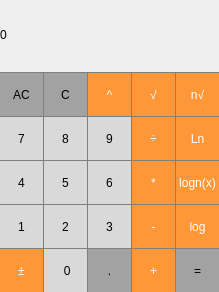
<?xml version="1.0" encoding="UTF-8"?>
<ui version="4.0">
 <class>MainWindow</class>
 <widget class="QMainWindow" name="MainWindow">
  <property name="geometry">
   <rect>
    <x>0</x>
    <y>0</y>
    <width>219</width>
    <height>292</height>
   </rect>
  </property>
  <property name="sizePolicy">
   <sizepolicy hsizetype="Preferred" vsizetype="Preferred">
    <horstretch>175</horstretch>
    <verstretch>31</verstretch>
   </sizepolicy>
  </property>
  <property name="minimumSize">
   <size>
    <width>219</width>
    <height>292</height>
   </size>
  </property>
  <property name="maximumSize">
   <size>
    <width>219</width>
    <height>292</height>
   </size>
  </property>
  <property name="windowTitle">
   <string>MainWindow</string>
  </property>
  <widget class="QWidget" name="centralWidget">
   <widget class="QLabel" name="result_window">
    <property name="geometry">
     <rect>
      <x>0</x>
      <y>0</y>
      <width>219</width>
      <height>70</height>
     </rect>
    </property>
    <property name="styleSheet">
     <string notr="true">QLabel {
  qproperty-alignment: 'AlignVCenter | AlignRight';
  border-bottom: 1px solid gray;
	font: 12pt &quot;MS Shell Dlg 2&quot;;
}

background-color : white</string>
    </property>
    <property name="text">
     <string>0</string>
    </property>
   </widget>
   <widget class="QPushButton" name="pushButton_clear_all">
    <property name="geometry">
     <rect>
      <x>-1</x>
      <y>72</y>
      <width>45</width>
      <height>45</height>
     </rect>
    </property>
    <property name="styleSheet">
     <string notr="true">QPushButton {
  background-color: rgb(162, 162, 162);
  border: 1px solid gray;
}
QPushButton:pressed {
    background-color: qlineargradient(x1: 0, y1: 0, x2: 0, y2: 1,
                                      stop: 0 #303030, stop: 1 #D7D7D7);
}</string>
    </property>
    <property name="text">
     <string>AC</string>
    </property>
   </widget>
   <widget class="QPushButton" name="pushButton_clear_last">
    <property name="geometry">
     <rect>
      <x>43</x>
      <y>72</y>
      <width>45</width>
      <height>45</height>
     </rect>
    </property>
    <property name="styleSheet">
     <string notr="true">QPushButton {
  background-color: rgb(162, 162, 162);
  border: 1px solid gray;
}
QPushButton:pressed {
    background-color: qlineargradient(x1: 0, y1: 0, x2: 0, y2: 1,
                                      stop: 0 #303030, stop: 1 #D7D7D7);
}</string>
    </property>
    <property name="text">
     <string>С</string>
    </property>
   </widget>
   <widget class="QPushButton" name="pushButton_extent">
    <property name="geometry">
     <rect>
      <x>87</x>
      <y>72</y>
      <width>45</width>
      <height>45</height>
     </rect>
    </property>
    <property name="styleSheet">
     <string notr="true">QPushButton {
  background-color: rgb(255, 151, 57);
  color: white; 
  border: 1px solid gray;
}

QPushButton:pressed {
    background-color: qlineargradient(x1: 0, y1: 0, x2: 0, y2: 1,
                                      stop: 0 #FF7832, stop: 1 #FF9739);
}</string>
    </property>
    <property name="text">
     <string>^</string>
    </property>
   </widget>
   <widget class="QPushButton" name="pushButton_divide">
    <property name="geometry">
     <rect>
      <x>131</x>
      <y>116</y>
      <width>45</width>
      <height>45</height>
     </rect>
    </property>
    <property name="styleSheet">
     <string notr="true">QPushButton {
  background-color: rgb(255, 151, 57);
  color: white; 
  border: 1px solid gray;
}

QPushButton:pressed {
    background-color: qlineargradient(x1: 0, y1: 0, x2: 0, y2: 1,
                                      stop: 0 #FF7832, stop: 1 #FF9739);
}</string>
    </property>
    <property name="text">
     <string>÷</string>
    </property>
   </widget>
   <widget class="QPushButton" name="pushButton_7">
    <property name="geometry">
     <rect>
      <x>-1</x>
      <y>116</y>
      <width>45</width>
      <height>45</height>
     </rect>
    </property>
    <property name="styleSheet">
     <string notr="true">QPushButton {
background-color: rgb(217, 217, 217);
   border: 1px solid gray
}
QPushButton:pressed {
    background-color: qlineargradient(x1: 0, y1: 0, x2: 0, y2: 1,
                                      stop: 0 #dedede, stop: 1 #969696);
}</string>
    </property>
    <property name="text">
     <string>7</string>
    </property>
   </widget>
   <widget class="QPushButton" name="pushButton_8">
    <property name="geometry">
     <rect>
      <x>43</x>
      <y>116</y>
      <width>45</width>
      <height>45</height>
     </rect>
    </property>
    <property name="styleSheet">
     <string notr="true">QPushButton {
background-color: rgb(217, 217, 217);
   border: 1px solid gray
}
QPushButton:pressed {
    background-color: qlineargradient(x1: 0, y1: 0, x2: 0, y2: 1,
                                      stop: 0 #dedede, stop: 1 #969696);
}</string>
    </property>
    <property name="text">
     <string>8</string>
    </property>
   </widget>
   <widget class="QPushButton" name="pushButton_multiply">
    <property name="geometry">
     <rect>
      <x>131</x>
      <y>160</y>
      <width>45</width>
      <height>45</height>
     </rect>
    </property>
    <property name="styleSheet">
     <string notr="true">QPushButton {
  background-color: rgb(255, 151, 57);
  color: white; 
  border: 1px solid gray;
}

QPushButton:pressed {
    background-color: qlineargradient(x1: 0, y1: 0, x2: 0, y2: 1,
                                      stop: 0 #FF7832, stop: 1 #FF9739);
}</string>
    </property>
    <property name="text">
     <string>*</string>
    </property>
   </widget>
   <widget class="QPushButton" name="pushButton_9">
    <property name="geometry">
     <rect>
      <x>87</x>
      <y>116</y>
      <width>45</width>
      <height>45</height>
     </rect>
    </property>
    <property name="styleSheet">
     <string notr="true">QPushButton {
background-color: rgb(217, 217, 217);
   border: 1px solid gray
}
QPushButton:pressed {
    background-color: qlineargradient(x1: 0, y1: 0, x2: 0, y2: 1,
                                      stop: 0 #dedede, stop: 1 #969696);
}</string>
    </property>
    <property name="text">
     <string>9</string>
    </property>
   </widget>
   <widget class="QPushButton" name="pushButton_4">
    <property name="geometry">
     <rect>
      <x>-1</x>
      <y>160</y>
      <width>45</width>
      <height>45</height>
     </rect>
    </property>
    <property name="styleSheet">
     <string notr="true">QPushButton {
background-color: rgb(217, 217, 217);
   border: 1px solid gray
}
QPushButton:pressed {
    background-color: qlineargradient(x1: 0, y1: 0, x2: 0, y2: 1,
                                      stop: 0 #dedede, stop: 1 #969696);
}</string>
    </property>
    <property name="text">
     <string>4</string>
    </property>
   </widget>
   <widget class="QPushButton" name="pushButton_5">
    <property name="geometry">
     <rect>
      <x>43</x>
      <y>160</y>
      <width>45</width>
      <height>45</height>
     </rect>
    </property>
    <property name="styleSheet">
     <string notr="true">QPushButton {
background-color: rgb(217, 217, 217);
   border: 1px solid gray
}
QPushButton:pressed {
    background-color: qlineargradient(x1: 0, y1: 0, x2: 0, y2: 1,
                                      stop: 0 #dedede, stop: 1 #969696);
}</string>
    </property>
    <property name="text">
     <string>5</string>
    </property>
   </widget>
   <widget class="QPushButton" name="pushButton_minus">
    <property name="geometry">
     <rect>
      <x>131</x>
      <y>204</y>
      <width>45</width>
      <height>45</height>
     </rect>
    </property>
    <property name="styleSheet">
     <string notr="true">QPushButton {
  background-color: rgb(255, 151, 57);
  color: white; 
  border: 1px solid gray;
}

QPushButton:pressed {
    background-color: qlineargradient(x1: 0, y1: 0, x2: 0, y2: 1,
                                      stop: 0 #FF7832, stop: 1 #FF9739);
}</string>
    </property>
    <property name="text">
     <string>-</string>
    </property>
   </widget>
   <widget class="QPushButton" name="pushButton_6">
    <property name="geometry">
     <rect>
      <x>87</x>
      <y>160</y>
      <width>45</width>
      <height>45</height>
     </rect>
    </property>
    <property name="styleSheet">
     <string notr="true">QPushButton {
background-color: rgb(217, 217, 217);
   border: 1px solid gray
}
QPushButton:pressed {
    background-color: qlineargradient(x1: 0, y1: 0, x2: 0, y2: 1,
                                      stop: 0 #dedede, stop: 1 #969696);
}</string>
    </property>
    <property name="text">
     <string>6</string>
    </property>
   </widget>
   <widget class="QPushButton" name="pushButton_1">
    <property name="geometry">
     <rect>
      <x>-1</x>
      <y>204</y>
      <width>45</width>
      <height>45</height>
     </rect>
    </property>
    <property name="styleSheet">
     <string notr="true">QPushButton {
background-color: rgb(217, 217, 217);
   border: 1px solid gray
}
QPushButton:pressed {
    background-color: qlineargradient(x1: 0, y1: 0, x2: 0, y2: 1,
                                      stop: 0 #dedede, stop: 1 #969696);
}</string>
    </property>
    <property name="text">
     <string>1</string>
    </property>
   </widget>
   <widget class="QPushButton" name="pushButton_2">
    <property name="geometry">
     <rect>
      <x>43</x>
      <y>204</y>
      <width>45</width>
      <height>45</height>
     </rect>
    </property>
    <property name="styleSheet">
     <string notr="true">QPushButton {
background-color: rgb(217, 217, 217);
   border: 1px solid gray
}
QPushButton:pressed {
    background-color: qlineargradient(x1: 0, y1: 0, x2: 0, y2: 1,
                                      stop: 0 #dedede, stop: 1 #969696);
}</string>
    </property>
    <property name="text">
     <string>2</string>
    </property>
   </widget>
   <widget class="QPushButton" name="pushButton_plus">
    <property name="geometry">
     <rect>
      <x>131</x>
      <y>248</y>
      <width>45</width>
      <height>45</height>
     </rect>
    </property>
    <property name="styleSheet">
     <string notr="true">QPushButton {
  background-color: rgb(255, 151, 57);
  color: white; 
  border: 1px solid gray;
}

QPushButton:pressed {
    background-color: qlineargradient(x1: 0, y1: 0, x2: 0, y2: 1,
                                      stop: 0 #FF7832, stop: 1 #FF9739);
}</string>
    </property>
    <property name="text">
     <string>+</string>
    </property>
   </widget>
   <widget class="QPushButton" name="pushButton_3">
    <property name="geometry">
     <rect>
      <x>87</x>
      <y>204</y>
      <width>45</width>
      <height>45</height>
     </rect>
    </property>
    <property name="styleSheet">
     <string notr="true">QPushButton {
background-color: rgb(217, 217, 217);
   border: 1px solid gray
}
QPushButton:pressed {
    background-color: qlineargradient(x1: 0, y1: 0, x2: 0, y2: 1,
                                      stop: 0 #dedede, stop: 1 #969696);
}</string>
    </property>
    <property name="text">
     <string>3</string>
    </property>
   </widget>
   <widget class="QPushButton" name="pushButton_0">
    <property name="geometry">
     <rect>
      <x>43</x>
      <y>248</y>
      <width>45</width>
      <height>45</height>
     </rect>
    </property>
    <property name="styleSheet">
     <string notr="true">QPushButton {
background-color: rgb(217, 217, 217);
   border: 1px solid gray
}
QPushButton:pressed {
    background-color: qlineargradient(x1: 0, y1: 0, x2: 0, y2: 1,
                                      stop: 0 #dedede, stop: 1 #969696);
}</string>
    </property>
    <property name="text">
     <string> 0</string>
    </property>
   </widget>
   <widget class="QPushButton" name="pushButton_result">
    <property name="geometry">
     <rect>
      <x>175</x>
      <y>248</y>
      <width>45</width>
      <height>45</height>
     </rect>
    </property>
    <property name="styleSheet">
     <string notr="true">QPushButton {
  background-color: rgb(162, 162, 162);
  border: 1px solid gray;
}
QPushButton:pressed {
    background-color: qlineargradient(x1: 0, y1: 0, x2: 0, y2: 1,
                                      stop: 0 #303030, stop: 1 #D7D7D7);
}</string>
    </property>
    <property name="text">
     <string>=</string>
    </property>
   </widget>
   <widget class="QPushButton" name="pushButton_dot">
    <property name="geometry">
     <rect>
      <x>87</x>
      <y>248</y>
      <width>45</width>
      <height>45</height>
     </rect>
    </property>
    <property name="styleSheet">
     <string notr="true">QPushButton {
  background-color: rgb(162, 162, 162);
  border: 1px solid gray;
}
QPushButton:pressed {
    background-color: qlineargradient(x1: 0, y1: 0, x2: 0, y2: 1,
                                      stop: 0 #303030, stop: 1 #D7D7D7);
}</string>
    </property>
    <property name="text">
     <string>.</string>
    </property>
   </widget>
   <widget class="QPushButton" name="pushButton_negative">
    <property name="geometry">
     <rect>
      <x>-1</x>
      <y>248</y>
      <width>45</width>
      <height>45</height>
     </rect>
    </property>
    <property name="styleSheet">
     <string>QPushButton {
  background-color: rgb(255, 151, 57);
  color: white; 
  border: 1px solid gray;
}

QPushButton:pressed {
    background-color: qlineargradient(x1: 0, y1: 0, x2: 0, y2: 1,
                                      stop: 0 #FF7832, stop: 1 #FF9739);
}</string>
    </property>
    <property name="text">
     <string>±</string>
    </property>
   </widget>
   <widget class="QPushButton" name="pushButton_log">
    <property name="geometry">
     <rect>
      <x>175</x>
      <y>204</y>
      <width>45</width>
      <height>45</height>
     </rect>
    </property>
    <property name="styleSheet">
     <string>QPushButton {
  background-color: rgb(255, 151, 57);
  color: white; 
  border: 1px solid gray;
}

QPushButton:pressed {
    background-color: qlineargradient(x1: 0, y1: 0, x2: 0, y2: 1,
                                      stop: 0 #FF7832, stop: 1 #FF9739);
}</string>
    </property>
    <property name="text">
     <string>log</string>
    </property>
   </widget>
   <widget class="QPushButton" name="pushButton_root">
    <property name="geometry">
     <rect>
      <x>131</x>
      <y>72</y>
      <width>45</width>
      <height>45</height>
     </rect>
    </property>
    <property name="styleSheet">
     <string>QPushButton {
  background-color: rgb(255, 151, 57);
  color: white; 
  border: 1px solid gray;
}

QPushButton:pressed {
    background-color: qlineargradient(x1: 0, y1: 0, x2: 0, y2: 1,
                                      stop: 0 #FF7832, stop: 1 #FF9739);
}</string>
    </property>
    <property name="text">
     <string>√</string>
    </property>
   </widget>
   <widget class="QPushButton" name="pushButton_ln">
    <property name="geometry">
     <rect>
      <x>175</x>
      <y>116</y>
      <width>45</width>
      <height>45</height>
     </rect>
    </property>
    <property name="styleSheet">
     <string>QPushButton {
  background-color: rgb(255, 151, 57);
  color: white; 
  border: 1px solid gray;
}

QPushButton:pressed {
    background-color: qlineargradient(x1: 0, y1: 0, x2: 0, y2: 1,
                                      stop: 0 #FF7832, stop: 1 #FF9739);
}</string>
    </property>
    <property name="text">
     <string>Ln</string>
    </property>
   </widget>
   <widget class="QPushButton" name="pushButton_root_n">
    <property name="geometry">
     <rect>
      <x>175</x>
      <y>72</y>
      <width>45</width>
      <height>45</height>
     </rect>
    </property>
    <property name="toolTip">
     <string>&lt;html&gt;&lt;head/&gt;&lt;body&gt;&lt;p&gt;&lt;span style=&quot; vertical-align:super;&quot;&gt;x&lt;/span&gt;√&lt;/p&gt;&lt;/body&gt;&lt;/html&gt;</string>
    </property>
    <property name="styleSheet">
     <string>QPushButton {
  background-color: rgb(255, 151, 57);
  color: white; 
  border: 1px solid gray;
}

QPushButton:pressed {
    background-color: qlineargradient(x1: 0, y1: 0, x2: 0, y2: 1,
                                      stop: 0 #FF7832, stop: 1 #FF9739);
}</string>
    </property>
    <property name="text">
     <string>n√</string>
    </property>
   </widget>
   <widget class="QPushButton" name="pushButton_log_n">
    <property name="geometry">
     <rect>
      <x>175</x>
      <y>160</y>
      <width>45</width>
      <height>45</height>
     </rect>
    </property>
    <property name="styleSheet">
     <string>QPushButton {
  background-color: rgb(255, 151, 57);
  color: white; 
  border: 1px solid gray;
}

QPushButton:pressed {
    background-color: qlineargradient(x1: 0, y1: 0, x2: 0, y2: 1,
                                      stop: 0 #FF7832, stop: 1 #FF9739);
}</string>
    </property>
    <property name="text">
     <string>logn(x)</string>
    </property>
    <property name="flat">
     <bool>false</bool>
    </property>
   </widget>
  </widget>
 </widget>
 <layoutdefault spacing="6" margin="11"/>
 <resources/>
 <connections/>
</ui>
